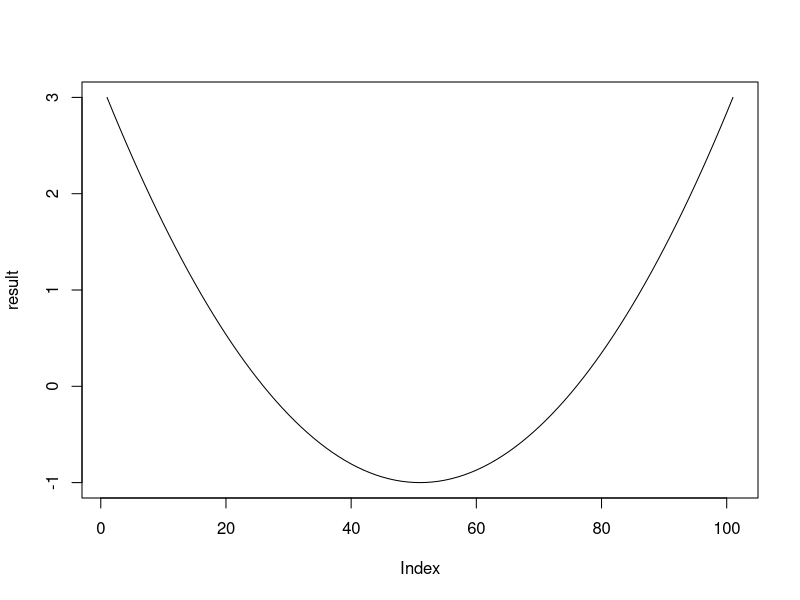

Write the R code that produced this figure.
MyFunction <- function(x, a=-1, b=0, c=1){
  a + b*x + c*x^2 
}

x <- seq(from = -2, to = 2, length.out = 101)

result <- MyFunction(x)
plot(result, type = "l")

result
